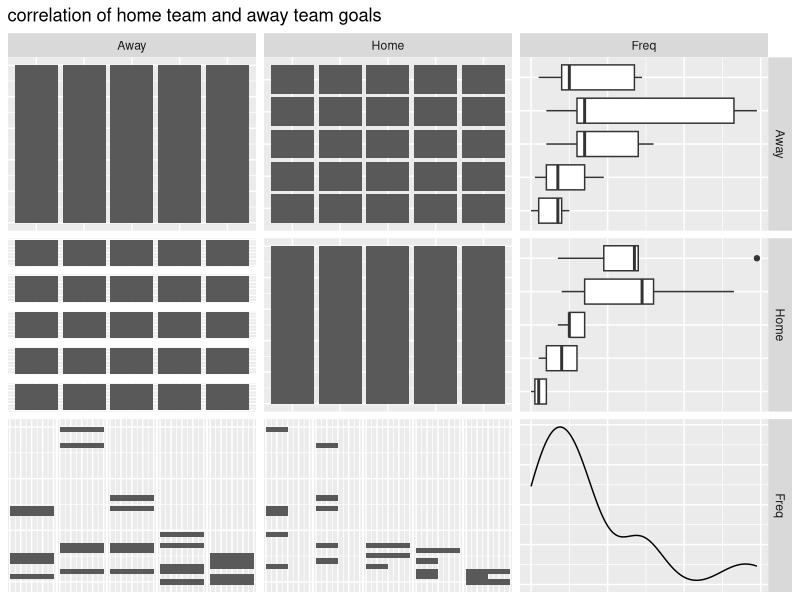

Write R code to recreate this figure.
## ---- chunk 1
#Exercise 2.3. The data set UCBAdmissions is a 3-way table of frequencies classified by Admit, Gender, and Dept.
#(a)	Find the total number of cases contained in this table.
library(datasets)
## ---- chunk 2
View(UCBAdmissions)
# This comment is a sample
summary(UCBAdmissions)
## ---- chunk 3
#str function: 0 To see the structure of matrices and its attibutes we use str().
str(UCBAdmissions)
## ---- chunk 4
summary(UCBAdmissions)
## ---- chunk 5
#(b)	For each department, find the total number of applicants.
margin.table(UCBAdmissions, 3)
## ---- chunk 6
#(c)	For each department, find the overall proportion of applicants who were admitted.
n=24
Admit <- factor(sample(c("Admitted","Rejected"), n, rep=TRUE))
mydata = data.frame(Admit)
mydata
## ---- chunk 7
table(mydata$Admit)
## ---- chunk 8
mydata1 = UCBAdmissions[,1,] + UCBAdmissions[,2,]
mydata1
## ---- chunk 9
prop.table(mydata1[,1])
## ---- chunk 10
prop.table(mydata1[,2])
## ---- chunk 11
prop.table(mydata1[,3])
## ---- chunk 12
prop.table(mydata1[,4])
## ---- chunk 13
prop.table(mydata1[,5])
## ---- chunk 14
prop.table(mydata1[,6])
## ---- chunk 15
prop.table(ftable(UCBAdmissions, row.vars = "Admit", col.vars = "Dept"))
## ---- chunk 16
#(d)	Construct a tabular display of department (rows) and gender (columns), showing the proportion of #applicants in each cell who were admitted relative to the total applicants in that cell.
UCB <- aperm(UCBAdmissions, c(3,2,1))
UCB
## ---- chunk 17
#Exercise 2.5. The data set UKSoccer in vcd gives the distributions of number of goals scored by the 20 teams #in the 1995/96 season of the Premier League of the UK Football Association.
#(a)	Verify that the total number of games represented in this table is 380.
library(vcd)
## ---- chunk 18
data("UKSoccer")
## ---- chunk 19
View(UKSoccer)
## ---- chunk 20
summary(UKSoccer)
## ---- chunk 21
ftable(UKSoccer)
## ---- chunk 22
#(b)	Find the marginal total of the number of goals scored by each of the home and away teams.
UK <- addmargins(UKSoccer, FUN = sum)
UK
## ---- chunk 23
#(c)	Express each of the marginal totals as proportions.
prop.table(UK)
## ---- chunk 24
#(d)Comment on the distribution of the numbers of home-team and away-team goals. Is there any evidence that #home teams score more goals on average?
library(ggplot2)
## ---- chunk 25
library(GGally)
## ---- chunk 26
library(rlang)
## ---- chunk 27
UK1 <- as.data.frame(UKSoccer)
class(UK1)
## ---- chunk 28
names(UKSoccer)
## ---- chunk 29
names(UK1) <- gsub("*Rate", "", names(UK1))
names(UK1)[1:2] <-  c("Away", "Home")
GGally::ggpairs(UK1[,c(1:3)], title = "correlation of home team and away team goals", diag = list(continuous = 'density'), axisLabels='none')
??enexprs
## ---- chunk 30
#Exercise2.7
#(a)	Try this the long way: convert UCBAdmissions to a data frame (as.data.frame()), manipulate the factors (e.g., interaction()), then convert back to a table (as.data.frame()).
UCB1 <- as.data.frame(UCBAdmissions)
head(UCB1)
## ---- chunk 31
xtabs(Freq ~ Admit, data = UCB1)
## ---- chunk 32
UCB2 <- interaction(UCBAdmissions)
UCB2
## ---- chunk 33
#as.data.frame function converts a data frame to a table.
UCB3 <- as.data.frame(UCB2)
UCB3
## ---- chunk 34
#(b)	Try this the short way: both ftable() and structable() have as.matrix() methods that convert their result to a matrix.
ftable(UCBAdmissions)
## ---- chunk 35
ftable(Admit + Gender ~ Dept, data=UCBAdmissions)
## ---- chunk 36
structable(UCBAdmissions)
## ---- chunk 37
#Exercise 2.8. The data set VisualAcuity in vcd gives a 4 ? 4 ? 2 table as a frequency data frame.
#(a)	From this, use xtabs() to create two 4 ? 4 frequency tables, one for each gender.
library(vcd)
## ---- chunk 38
View(VisualAcuity)
## ---- chunk 39
summary(VisualAcuity)
## ---- chunk 40
str(VisualAcuity)
## ---- chunk 41
A.tab <- xtabs(Freq~right+left+gender,data=VisualAcuity)
print(A.tab)
## ---- chunk 42
#(b)	Use structable() to create a nicely organized tabular display.
structable(gender ~ right+left, data=VisualAcuity)
## ---- chunk 43
#(c)	Use xtable() to create a LATEX or HTML table.
library(xtable)
data("VisualAcuity")
## ---- chunk 44
xtable(VisualAcuity[1:24, ])
